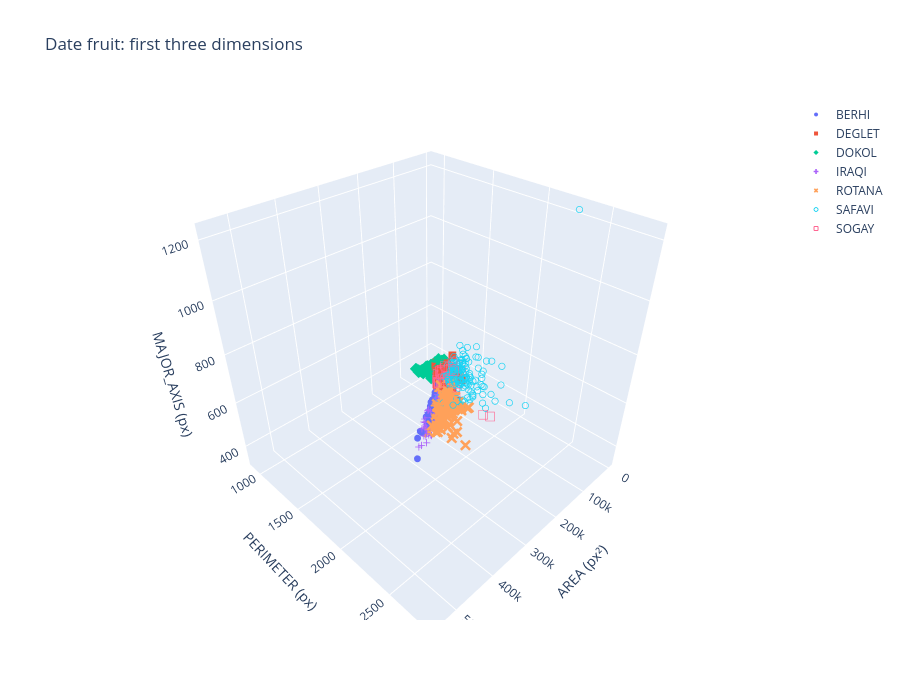

Write notebook code for a chart like this one.
### Markdown cell above
## Task 7: 3D plot of the first three dimensions

> Plot the data points using the first three dimensions in 3d plots. Use different shapes to plot data points for
> different classes. 3D plot must be interactive (use plotly).

Drag to rotate, scroll to zoom.

### Code cell
def make_3d_figure():
    fig = go.Figure()
    for k, name in enumerate(class_names):
        pts = X[y == k]
        fig.add_trace(go.Scatter3d(
            x=pts[:, 0], y=pts[:, 1], z=pts[:, 2], mode="markers", name=name,
            marker=dict(symbol=symbols_3d[k], size=4, color=colors[k])))
    fig.update_layout(title="Date fruit: first three dimensions",
                      scene=dict(xaxis_title=feature_names[0] + " (px²)",
                                 yaxis_title=feature_names[1] + " (px)",
                                 zaxis_title=feature_names[2] + " (px)"),
                      width=900, height=700)
    return fig

make_3d_figure().show()
